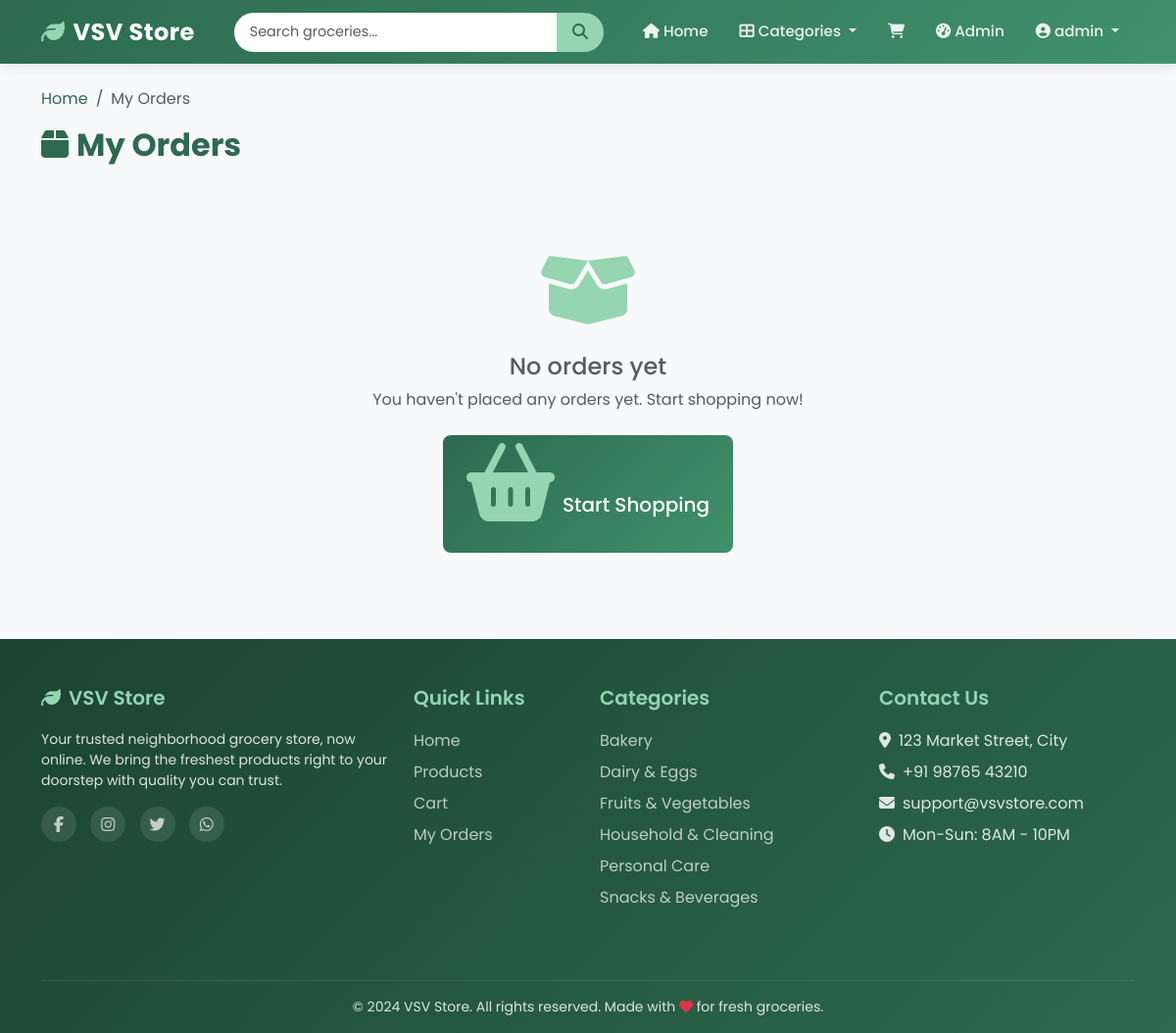
/orders (signed in), run on the app's committed database.
### app.py (models this page shows, shortened)
class User(UserMixin, db.Model):
    __tablename__ = 'users'
    id = db.Column(db.Integer, primary_key=True)
    username = db.Column(db.String(80), unique=True, nullable=False, index=True)
    email = db.Column(db.String(120), unique=True, nullable=False, index=True)
    password_hash = db.Column(db.String(256), nullable=False)
    is_admin = db.Column(db.Boolean, default=False)
    created_at = db.Column(db.DateTime, default=datetime.utcnow)
    cart_items = db.relationship('CartItem', backref='user', lazy='dynamic',
                                cascade='all, delete-orphan')
    orders = db.relationship('Order', backref='user', lazy='dynamic',
                             cascade='all, delete-orphan')

class Category(db.Model):
    __tablename__ = 'categories'
    id = db.Column(db.Integer, primary_key=True)
    name = db.Column(db.String(100), unique=True, nullable=False)
    description = db.Column(db.String(255), default='')
    image_url = db.Column(db.String(255), default='')
    products = db.relationship('Product', backref='category', lazy='dynamic',
                               cascade='all, delete-orphan')

### app.py (the view)
@app.route('/orders')
@login_required
def order_history():
    orders = (
        Order.query
        .filter_by(user_id=current_user.id)
        .order_by(Order.created_at.desc())
        .all()
    )
    return render_template('orders.html', orders=orders)

### app.py (called while the page is built)
@login_manager.user_loader
def load_user(user_id):
    return User.query.get(int(user_id))

@app.context_processor
def inject_cart_count():
    if current_user.is_authenticated:
        count = CartItem.query.filter_by(user_id=current_user.id).count()
    else:
        count = 0
    return dict(cart_count=count)

@app.context_processor
def inject_categories():
    categories = Category.query.order_by(Category.name).all()
    return dict(all_categories=categories, categories=categories)

### templates/orders.html (shortened to what this page needs)
{% extends "base.html" %}
{% block content %}
<div class="container py-4">
    <nav aria-label="breadcrumb" class="mb-3">
        <ol class="breadcrumb">
            <li class="breadcrumb-item"><a href="{{ url_for('index') }}" class="text-decoration-none" style="color: var(--vsv-primary);">Home</a></li>
            <li class="breadcrumb-item active">My Orders</li>
        </ol>
    </nav>
    <h2 class="section-title mb-4"><i class="fas fa-box me-2"></i>My Orders</h2>
    {% if orders and orders|length > 0 %}
    <div class="orders-container">
        {% for order in orders %}
        <div class="order-card">
            <div class="row align-items-center">
                <div class="col-md-3">
                    <span class="order-id">Order #{{ order.id }}</span>
                    <p class="order-date mb-0">
                        <i class="fas fa-calendar-alt me-1"></i>
                        {{ order.date.strftime('%d %b %Y, %I:%M %p') if order.date else 'N/A' }}
                    </p>
                </div>
                <div class="col-md-3 mt-2 mt-md-0">
                    <span class="badge rounded-pill py-2 px-3 status-{{ order.status|lower if order.status else 'pending' }}">
                        {% if order.status == 'Pending' %}
                        <i class="fas fa-clock me-1"></i>
                        {% elif order.status == 'Confirmed' %}
                        <i class="fas fa-check me-1"></i>
                        {% elif order.status == 'Shipped' %}
                        <i class="fas fa-truck me-1"></i>
                        {% elif order.status == 'Delivered' %}
                        <i class="fas fa-check-double me-1"></i>
                        {% elif order.status == 'Cancelled' %}
                        <i class="fas fa-times me-1"></i>
                        {% endif %}
                        {{ order.status or 'Pending' }}
                    </span>
                </div>
                <div class="col-md-3 mt-2 mt-md-0">
                    <span class="order-total">₹{{ "%.2f"|format(order.total) }}</span>
                </div>
                <div class="col-md-3 mt-2 mt-md-0 text-md-end">
                    <a href="{{ url_for('order_detail', id=order.id) }}" class="btn btn-sm btn-vsv-outline">
                        <i class="fas fa-eye me-1"></i>View Details
                    </a>
                </div>
            </div>
        </div>
        {% endfor %}
    </div>
    {% else %}
    <div class="empty-orders">
        <i class="fas fa-box-open"></i>
        <h4 class="text-muted">No orders yet</h4>
        <p class="text-muted mb-4">You haven't placed any orders yet. Start shopping now!</p>
        <a href="{{ url_for('products') }}" class="btn btn-vsv btn-lg">
            <i class="fas fa-shopping-basket me-2"></i>Start Shopping
        </a>
    </div>
    {% endif %}
</div>
{% endblock %}

### templates/base.html (shortened to what this page needs)
<!DOCTYPE html>
<html lang="en">
<head>
    <link href="https://cdn.jsdelivr.net/npm/bootstrap@5.3.2/dist/css/bootstrap.min.css" rel="stylesheet">
    <link href="https://cdnjs.cloudflare.com/ajax/libs/font-awesome/6.5.1/css/all.min.css" rel="stylesheet">
</head>
<body>
    <nav class="navbar navbar-expand-lg navbar-vsv sticky-top">
        <div class="container">
            <a class="navbar-brand" href="{{ url_for('index') }}">
                <i class="fas fa-leaf"></i>VSV Store
            </a>
            <div class="collapse navbar-collapse" id="navbarMain">
                <form class="d-flex navbar-search mx-lg-4 flex-grow-1" action="{{ url_for('products') }}" method="GET" style="max-width: 400px;">
                    <input class="form-control" type="search" name="q" placeholder="Search groceries..." aria-label="Search">
                    <button class="btn" type="submit"><i class="fas fa-search"></i></button>
                </form>
                <ul class="navbar-nav ms-auto align-items-lg-center">
                    <li class="nav-item">
                        <a class="nav-link" href="{{ url_for('index') }}"><i class="fas fa-home me-1"></i>Home</a>
                    </li>
                    <li class="nav-item dropdown">
                        <a class="nav-link dropdown-toggle" href="#" role="button" data-bs-toggle="dropdown">
                            <i class="fas fa-th-large me-1"></i>Categories
                        </a>
                    </li>
                    <li class="nav-item">
                        <a class="nav-link" href="{{ url_for('cart') }}">
                            <span class="cart-icon-wrapper">
                                <i class="fas fa-shopping-cart"></i>
                            </span>
                        </a>
                    </li>
                    {% if current_user.is_authenticated %}
                        {% if current_user.is_admin %}
                        <li class="nav-item">
                            <a class="nav-link" href="{{ url_for('admin_dashboard') }}">
                                <i class="fas fa-tachometer-alt me-1"></i>Admin
                            </a>
                        </li>
                        {% endif %}
                        <li class="nav-item dropdown">
                            <a class="nav-link dropdown-toggle" href="#" role="button" data-bs-toggle="dropdown">
                                <i class="fas fa-user-circle me-1"></i>{{ current_user.username }}
                            </a>
                        </li>
                    {% endif %}
                </ul>
            </div>
        </div>
    </nav>
    <main class="fade-in">
        {% block content %}{% endblock %}
    </main>
    <footer class="footer-vsv">
        <div class="container">
            <div class="row">
                <div class="col-lg-4 mb-4">
                    <h5><i class="fas fa-leaf me-2"></i>VSV Store</h5>
                    <p class="small">Your trusted neighborhood grocery store, now online. We bring the freshest products right to your doorstep with quality you can trust.</p>
                    <div class="social-icons">
                        <a href="#"><i class="fab fa-facebook-f"></i></a>
                        <a href="#"><i class="fab fa-instagram"></i></a>
                        <a href="#"><i class="fab fa-twitter"></i></a>
                        <a href="#"><i class="fab fa-whatsapp"></i></a>
                    </div>
                </div>
                <div class="col-lg-2 col-md-4 mb-4">
                    <h5>Quick Links</h5>
                    <ul class="list-unstyled footer-links">
                        <li><a href="{{ url_for('index') }}">Home</a></li>
                        <li><a href="{{ url_for('products') }}">Products</a></li>
                        <li><a href="{{ url_for('cart') }}">Cart</a></li>
                        {% if current_user.is_authenticated %}
                        <li><a href="{{ url_for('orders') }}">My Orders</a></li>
                        {% endif %}
                    </ul>
                </div>
                <div class="col-lg-3 col-md-4 mb-4">
                    <h5>Categories</h5>
                    <ul class="list-unstyled footer-links">
                        {% for category in categories %}
                        <li><a href="{{ url_for('products', category=category.id) }}">{{ category.name }}</a></li>
                        {% endfor %}
                    </ul>
                </div>
                <div class="col-lg-3 col-md-4 mb-4">
                    <h5>Contact Us</h5>
                    <ul class="list-unstyled footer-links">
                        <li><i class="fas fa-map-marker-alt me-2"></i>123 Market Street, City</li>
                        <li><i class="fas fa-phone me-2"></i>+91 98765 43210</li>
                        <li><i class="fas fa-envelope me-2"></i>support@vsvstore.com</li>
                        <li><i class="fas fa-clock me-2"></i>Mon-Sun: 8AM - 10PM</li>
                    </ul>
                </div>
            </div>
            <div class="footer-bottom text-center">
                <p class="small mb-0">&copy; {{ 2024 }} VSV Store. All rights reserved. Made with <i class="fas fa-heart text-danger"></i> for fresh groceries.</p>
            </div>
        </div>
    </footer>
</body>
</html>

### templates/base.html (style rules this page uses)
:root { --vsv-primary: #2d6a4f; --vsv-secondary: #40916c; --vsv-accent: #95d5b2; --vsv-bg: #f8f9fa; --vsv-text: #212529; --vsv-cart-badge: #e63946; --vsv-light-green: #d8f3dc; --vsv-dark-green: #1b4332; }
body { font-family: 'Poppins', sans-serif; background-color: var(--vsv-bg); color: var(--vsv-text); min-height: 100vh; display: flex; flex-direction: column; }
main { flex: 1; }
.navbar-vsv { background: linear-gradient(135deg, var(--vsv-primary), var(--vsv-secondary)); box-shadow: 0 2px 15px rgba(0, 0, 0, 0.1); padding: 0.6rem 0; }
.navbar-vsv .navbar-brand { font-weight: 700; font-size: 1.5rem; color: #fff !important; letter-spacing: 0.5px; }
.navbar-vsv .navbar-brand i { color: var(--vsv-accent); margin-right: 8px; }
.navbar-vsv .nav-link { color: rgba(255, 255, 255, 0.9) !important; font-weight: 500; font-size: 0.95rem; padding: 0.5rem 1rem !important; transition: color 0.2s ease, background 0.2s ease; border-radius: 6px; }
.navbar-search .form-control { border-radius: 20px 0 0 20px; border: none; padding: 0.5rem 1rem; font-size: 0.9rem; }
.navbar-search .btn { border-radius: 0 20px 20px 0; background: var(--vsv-accent); border: none; color: var(--vsv-primary); padding: 0.5rem 1rem; }
.cart-icon-wrapper { position: relative; display: inline-block; }
.btn-vsv { background: linear-gradient(135deg, var(--vsv-primary), var(--vsv-secondary)); color: #fff; border: none; border-radius: 8px; padding: 0.5rem 1.5rem; font-weight: 500; transition: transform 0.2s ease, box-shadow 0.2s ease; }
.section-title { font-weight: 700; color: var(--vsv-primary); margin-bottom: 0.5rem; }
.footer-vsv { background: linear-gradient(135deg, var(--vsv-dark-green), var(--vsv-primary)); color: rgba(255, 255, 255, 0.85); padding: 3rem 0 1rem; }
.footer-vsv h5 { color: var(--vsv-accent); font-weight: 600; margin-bottom: 1.2rem; }
.footer-vsv a { color: rgba(255, 255, 255, 0.7); text-decoration: none; transition: color 0.2s ease; }
.footer-vsv .footer-links li { margin-bottom: 0.5rem; }
.footer-vsv .social-icons a { display: inline-flex; align-items: center; justify-content: center; width: 36px; height: 36px; border-radius: 50%; background: rgba(255, 255, 255, 0.1); margin-right: 10px; transition: background 0.3s ease; }
.footer-bottom { border-top: 1px solid rgba(255, 255, 255, 0.1); padding-top: 1rem; margin-top: 2rem; }
.fade-in { animation: fadeIn 0.5s ease-in; }

### templates/orders.html (style rules this page uses)
.empty-orders { text-align: center; padding: 4rem 0; }
.empty-orders i { font-size: 5rem; color: var(--vsv-accent); margin-bottom: 1.5rem; }

### data on the page
User: username "admin"
Category: name "Bakery"
Category: name "Dairy & Eggs"
Category: name "Fruits & Vegetables"
Category: name "Household & Cleaning"
Category: name "Personal Care"
Category: name "Snacks & Beverages"

### other printed values
{{ 2024 }} "2024"
